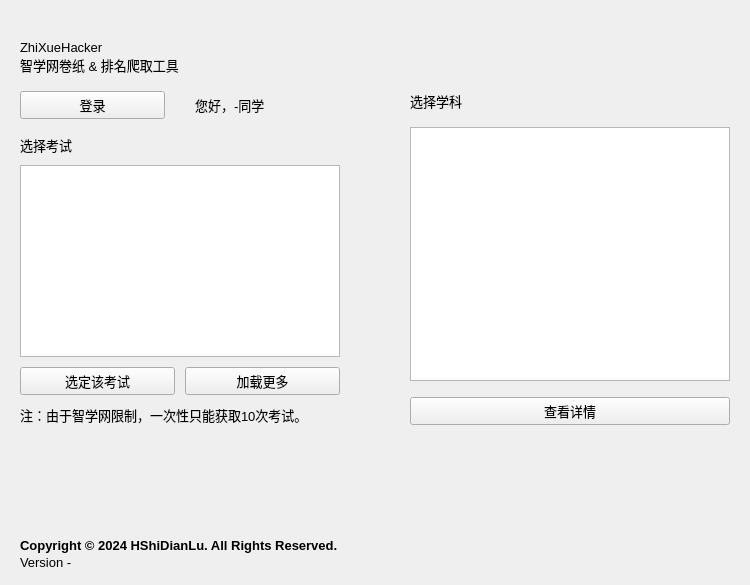
<?xml version="1.0" encoding="UTF-8"?>
<ui version="4.0">
 <class>Form</class>
 <widget class="QWidget" name="Form">
  <property name="geometry">
   <rect>
    <x>0</x>
    <y>0</y>
    <width>750</width>
    <height>585</height>
   </rect>
  </property>
  <property name="font">
   <font>
    <family>Microsoft JhengHei UI</family>
    <pointsize>10</pointsize>
   </font>
  </property>
  <property name="windowTitle">
   <string>ZhiXueHacker</string>
  </property>
  <property name="styleSheet">
   <string notr="true"/>
  </property>
  <layout class="QGridLayout" name="gridLayout_2">
   <property name="leftMargin">
    <number>20</number>
   </property>
   <property name="topMargin">
    <number>40</number>
   </property>
   <property name="rightMargin">
    <number>20</number>
   </property>
   <property name="bottomMargin">
    <number>15</number>
   </property>
   <property name="horizontalSpacing">
    <number>70</number>
   </property>
   <item row="2" column="0" colspan="2">
    <spacer name="verticalSpacer">
     <property name="orientation">
      <enum>Qt::Vertical</enum>
     </property>
     <property name="sizeType">
      <enum>QSizePolicy::Fixed</enum>
     </property>
     <property name="sizeHint" stdset="0">
      <size>
       <width>20</width>
       <height>10</height>
      </size>
     </property>
    </spacer>
   </item>
   <item row="3" column="0">
    <layout class="QHBoxLayout" name="horizontalLayout">
     <item>
      <widget class="PrimaryPushButton" name="PrimaryPushButton">
       <property name="text">
        <string>登录</string>
       </property>
      </widget>
     </item>
     <item>
      <spacer name="horizontalSpacer_2">
       <property name="orientation">
        <enum>Qt::Horizontal</enum>
       </property>
       <property name="sizeType">
        <enum>QSizePolicy::Fixed</enum>
       </property>
       <property name="sizeHint" stdset="0">
        <size>
         <width>30</width>
         <height>20</height>
        </size>
       </property>
      </spacer>
     </item>
     <item>
      <widget class="CaptionLabel" name="CaptionLabel_3">
       <property name="text">
        <string>您好，-同学</string>
       </property>
      </widget>
     </item>
    </layout>
   </item>
   <item row="11" column="0" colspan="2">
    <layout class="QVBoxLayout" name="verticalLayout_3">
     <property name="spacing">
      <number>2</number>
     </property>
     <property name="topMargin">
      <number>0</number>
     </property>
     <item>
      <widget class="StrongBodyLabel" name="StrongBodyLabel">
       <property name="font">
        <font>
         <family>Microsoft YaHei UI</family>
         <pointsize>10</pointsize>
         <weight>75</weight>
         <bold>true</bold>
        </font>
       </property>
       <property name="text">
        <string>Copyright © 2024 HShiDianLu. All Rights Reserved.</string>
       </property>
       <property name="alignment">
        <set>Qt::AlignLeading|Qt::AlignLeft|Qt::AlignVCenter</set>
       </property>
      </widget>
     </item>
     <item>
      <widget class="CaptionLabel" name="CaptionLabel_2">
       <property name="font">
        <font>
         <family>Microsoft YaHei UI</family>
         <pointsize>10</pointsize>
         <weight>50</weight>
         <bold>false</bold>
        </font>
       </property>
       <property name="text">
        <string>Version -</string>
       </property>
       <property name="alignment">
        <set>Qt::AlignLeading|Qt::AlignLeft|Qt::AlignVCenter</set>
       </property>
      </widget>
     </item>
    </layout>
   </item>
   <item row="4" column="0">
    <spacer name="verticalSpacer_3">
     <property name="orientation">
      <enum>Qt::Vertical</enum>
     </property>
     <property name="sizeType">
      <enum>QSizePolicy::Fixed</enum>
     </property>
     <property name="sizeHint" stdset="0">
      <size>
       <width>20</width>
       <height>10</height>
      </size>
     </property>
    </spacer>
   </item>
   <item row="5" column="0" rowspan="5">
    <layout class="QVBoxLayout" name="verticalLayout">
     <item>
      <widget class="StrongBodyLabel" name="StrongBodyLabel_2">
       <property name="text">
        <string>选择考试</string>
       </property>
      </widget>
     </item>
     <item>
      <spacer name="verticalSpacer_2">
       <property name="orientation">
        <enum>Qt::Vertical</enum>
       </property>
       <property name="sizeType">
        <enum>QSizePolicy::Fixed</enum>
       </property>
       <property name="sizeHint" stdset="0">
        <size>
         <width>20</width>
         <height>10</height>
        </size>
       </property>
      </spacer>
     </item>
     <item>
      <widget class="ListWidget" name="ListWidget"/>
     </item>
     <item>
      <spacer name="verticalSpacer_6">
       <property name="orientation">
        <enum>Qt::Vertical</enum>
       </property>
       <property name="sizeType">
        <enum>QSizePolicy::Fixed</enum>
       </property>
       <property name="sizeHint" stdset="0">
        <size>
         <width>20</width>
         <height>10</height>
        </size>
       </property>
      </spacer>
     </item>
     <item>
      <layout class="QHBoxLayout" name="horizontalLayout_5">
       <item>
        <widget class="PrimaryPushButton" name="PrimaryPushButton_3">
         <property name="text">
          <string>选定该考试</string>
         </property>
        </widget>
       </item>
       <item>
        <spacer name="horizontalSpacer">
         <property name="orientation">
          <enum>Qt::Horizontal</enum>
         </property>
         <property name="sizeType">
          <enum>QSizePolicy::Fixed</enum>
         </property>
         <property name="sizeHint" stdset="0">
          <size>
           <width>10</width>
           <height>10</height>
          </size>
         </property>
        </spacer>
       </item>
       <item>
        <widget class="PushButton" name="PushButton_2">
         <property name="text">
          <string>加载更多</string>
         </property>
        </widget>
       </item>
      </layout>
     </item>
     <item>
      <spacer name="verticalSpacer_8">
       <property name="orientation">
        <enum>Qt::Vertical</enum>
       </property>
       <property name="sizeType">
        <enum>QSizePolicy::Fixed</enum>
       </property>
       <property name="sizeHint" stdset="0">
        <size>
         <width>20</width>
         <height>10</height>
        </size>
       </property>
      </spacer>
     </item>
     <item>
      <widget class="CaptionLabel" name="CaptionLabel_4">
       <property name="text">
        <string>注：由于智学网限制，一次性只能获取10次考试。</string>
       </property>
      </widget>
     </item>
    </layout>
   </item>
   <item row="1" column="0" colspan="2">
    <layout class="QVBoxLayout" name="verticalLayout_4">
     <property name="spacing">
      <number>0</number>
     </property>
     <item>
      <widget class="TitleLabel" name="TitleLabel">
       <property name="text">
        <string>ZhiXueHacker</string>
       </property>
      </widget>
     </item>
     <item>
      <widget class="CaptionLabel" name="CaptionLabel">
       <property name="text">
        <string>智学网卷纸 &amp; 排名爬取工具</string>
       </property>
      </widget>
     </item>
    </layout>
   </item>
   <item row="10" column="0">
    <spacer name="verticalSpacer_5">
     <property name="orientation">
      <enum>Qt::Vertical</enum>
     </property>
     <property name="sizeType">
      <enum>QSizePolicy::Expanding</enum>
     </property>
     <property name="sizeHint" stdset="0">
      <size>
       <width>20</width>
       <height>15</height>
      </size>
     </property>
    </spacer>
   </item>
   <item row="3" column="1" rowspan="7">
    <layout class="QVBoxLayout" name="verticalLayout_5">
     <property name="spacing">
      <number>6</number>
     </property>
     <property name="leftMargin">
      <number>0</number>
     </property>
     <property name="topMargin">
      <number>0</number>
     </property>
     <property name="rightMargin">
      <number>0</number>
     </property>
     <item>
      <widget class="StrongBodyLabel" name="StrongBodyLabel_3">
       <property name="text">
        <string>选择学科</string>
       </property>
      </widget>
     </item>
     <item>
      <spacer name="verticalSpacer_4">
       <property name="orientation">
        <enum>Qt::Vertical</enum>
       </property>
       <property name="sizeType">
        <enum>QSizePolicy::Fixed</enum>
       </property>
       <property name="sizeHint" stdset="0">
        <size>
         <width>20</width>
         <height>10</height>
        </size>
       </property>
      </spacer>
     </item>
     <item>
      <widget class="ListWidget" name="ListWidget_2"/>
     </item>
     <item>
      <spacer name="verticalSpacer_7">
       <property name="orientation">
        <enum>Qt::Vertical</enum>
       </property>
       <property name="sizeType">
        <enum>QSizePolicy::Fixed</enum>
       </property>
       <property name="sizeHint" stdset="0">
        <size>
         <width>20</width>
         <height>10</height>
        </size>
       </property>
      </spacer>
     </item>
     <item>
      <layout class="QHBoxLayout" name="horizontalLayout_2">
       <item>
        <widget class="PrimaryPushButton" name="PrimaryPushButton_2">
         <property name="text">
          <string>查看详情</string>
         </property>
        </widget>
       </item>
      </layout>
     </item>
    </layout>
   </item>
  </layout>
 </widget>
 <customwidgets>
  <customwidget>
   <class>PushButton</class>
   <extends>QPushButton</extends>
   <header>qfluentwidgets</header>
  </customwidget>
  <customwidget>
   <class>PrimaryPushButton</class>
   <extends>PushButton</extends>
   <header>qfluentwidgets</header>
  </customwidget>
  <customwidget>
   <class>CaptionLabel</class>
   <extends>QLabel</extends>
   <header>qfluentwidgets</header>
  </customwidget>
  <customwidget>
   <class>StrongBodyLabel</class>
   <extends>QLabel</extends>
   <header>qfluentwidgets</header>
  </customwidget>
  <customwidget>
   <class>TitleLabel</class>
   <extends>QLabel</extends>
   <header>qfluentwidgets</header>
  </customwidget>
  <customwidget>
   <class>ListWidget</class>
   <extends>QListWidget</extends>
   <header>qfluentwidgets</header>
  </customwidget>
 </customwidgets>
 <resources/>
 <connections/>
</ui>
